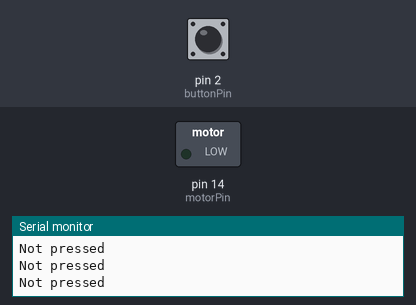
A sketch run on a simulated Arduino Uno, built with avr-gcc and run on an emulated ATmega328P. On the bench: switched loads named in the sketch (green lamp = pin HIGH), the last lines printed to the serial monitor. Inputs (shaded band) come from the test bench; at power-on: pin 2 (buttonPin) HIGH.

Above: at 1.2 s.
1.3 s: pin 2 (buttonPin) pulled LOW for 0.15 s
At 2.31 s:
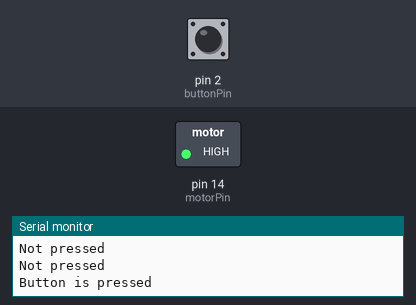
3.8 s: pin 2 (buttonPin) pulled LOW for 3.2 s
At 8.5 s:
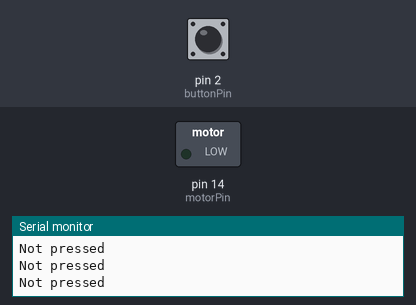
Timing chart, 0 to 10.0 s (numbered marks = the images above; inputs shaded):
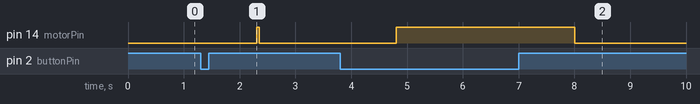

The sketch:

button-press.ino
```cpp
// const to set the pins, since they are fixed
const int buttonPin = 2;
const int motorPin = 14;

// variables will change:
int buttonState = 0;

void setup() {
  Serial.begin(115200);

  pinMode(buttonPin, INPUT);
  pinMode(motorPin, OUTPUT);
}

void loop() {
  buttonState = digitalRead(buttonPin);

  if (buttonState == LOW) {
    Serial.println( "Button is pressed" );
    int buttonPressed = 1;
    delay(1000);
    digitalWrite(motorPin,HIGH);

  } else {
    Serial.println( "Not pressed" );
    digitalWrite(motorPin,LOW);
  }
  delay(50);
}
```

Measured:
- after the input at 1.3 s, pin 14 (motorPin): LOW → HIGH after 1.0 s, → LOW 0.05 s later
- after the input at 3.8 s, pin 14 (motorPin): LOW → HIGH after 1.0 s, → LOW 3.2 s later
